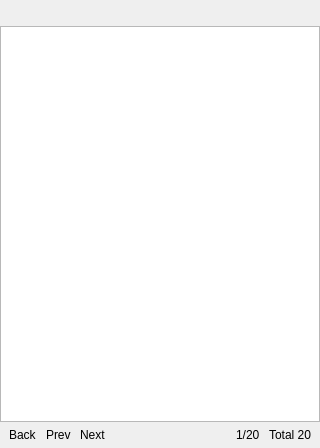
<?xml version="1.0" encoding="UTF-8"?>
<ui version="4.0">
 <class>EditFilterWidget</class>
 <widget class="QWidget" name="EditFilterWidget">
  <property name="geometry">
   <rect>
    <x>0</x>
    <y>0</y>
    <width>320</width>
    <height>448</height>
   </rect>
  </property>
  <property name="windowTitle">
   <string>EditFilterWidget</string>
  </property>
  <layout class="QVBoxLayout" name="verticalLayout">
   <property name="spacing">
    <number>0</number>
   </property>
   <property name="leftMargin">
    <number>0</number>
   </property>
   <property name="topMargin">
    <number>0</number>
   </property>
   <property name="rightMargin">
    <number>0</number>
   </property>
   <property name="bottomMargin">
    <number>0</number>
   </property>
   <item>
    <widget class="QLabel" name="labelTip">
     <property name="minimumSize">
      <size>
       <width>0</width>
       <height>26</height>
      </size>
     </property>
     <property name="maximumSize">
      <size>
       <width>16777215</width>
       <height>26</height>
      </size>
     </property>
     <property name="text">
      <string/>
     </property>
     <property name="alignment">
      <set>Qt::AlignCenter</set>
     </property>
    </widget>
   </item>
   <item>
    <widget class="QStackedWidget" name="stackedWidget">
     <property name="currentIndex">
      <number>1</number>
     </property>
     <widget class="QWidget" name="pageSearch">
      <layout class="QVBoxLayout" name="verticalLayout_2">
       <property name="spacing">
        <number>0</number>
       </property>
       <property name="leftMargin">
        <number>0</number>
       </property>
       <property name="topMargin">
        <number>0</number>
       </property>
       <property name="rightMargin">
        <number>0</number>
       </property>
       <property name="bottomMargin">
        <number>0</number>
       </property>
       <item>
        <widget class="EditFilterTreeView" name="treeViewSearch"/>
       </item>
      </layout>
     </widget>
     <widget class="QWidget" name="pageSearchDetail">
      <layout class="QVBoxLayout" name="verticalLayout_3">
       <property name="spacing">
        <number>0</number>
       </property>
       <property name="leftMargin">
        <number>0</number>
       </property>
       <property name="topMargin">
        <number>0</number>
       </property>
       <property name="rightMargin">
        <number>0</number>
       </property>
       <property name="bottomMargin">
        <number>0</number>
       </property>
       <item>
        <widget class="EditFilterListView" name="listViewSearch"/>
       </item>
       <item>
        <widget class="QWidget" name="searchDetailDownRow" native="true">
         <property name="minimumSize">
          <size>
           <width>0</width>
           <height>26</height>
          </size>
         </property>
         <property name="maximumSize">
          <size>
           <width>16777215</width>
           <height>26</height>
          </size>
         </property>
         <layout class="QHBoxLayout" name="horizontalLayout_7">
          <property name="spacing">
           <number>9</number>
          </property>
          <property name="leftMargin">
           <number>9</number>
          </property>
          <property name="topMargin">
           <number>0</number>
          </property>
          <property name="rightMargin">
           <number>9</number>
          </property>
          <property name="bottomMargin">
           <number>0</number>
          </property>
          <item>
           <widget class="ClickableLabel" name="labelReturn">
            <property name="text">
             <string>Back</string>
            </property>
           </widget>
          </item>
          <item>
           <widget class="ClickableLabel" name="labelPageUp">
            <property name="text">
             <string>Prev</string>
            </property>
           </widget>
          </item>
          <item>
           <widget class="ClickableLabel" name="labelPageDown">
            <property name="text">
             <string>Next</string>
            </property>
           </widget>
          </item>
          <item>
           <spacer name="horizontalSpacer_4">
            <property name="orientation">
             <enum>Qt::Horizontal</enum>
            </property>
            <property name="sizeHint" stdset="0">
             <size>
              <width>40</width>
              <height>20</height>
             </size>
            </property>
           </spacer>
          </item>
          <item>
           <widget class="QLabel" name="labelPageAll">
            <property name="text">
             <string>1/20</string>
            </property>
           </widget>
          </item>
          <item>
           <widget class="QLabel" name="labelPageCount">
            <property name="text">
             <string>Total 20</string>
            </property>
           </widget>
          </item>
         </layout>
        </widget>
       </item>
      </layout>
     </widget>
    </widget>
   </item>
  </layout>
 </widget>
 <layoutdefault spacing="6" margin="11"/>
 <customwidgets>
  <customwidget>
   <class>ClickableLabel</class>
   <extends>QLabel</extends>
   <header location="global">clickablelabel.h</header>
  </customwidget>
  <customwidget>
   <class>EditFilterTreeView</class>
   <extends>QTreeView</extends>
   <header location="global">editfiltertreeview.h</header>
  </customwidget>
  <customwidget>
   <class>EditFilterListView</class>
   <extends>QListView</extends>
   <header location="global">editfilterlistview.h</header>
  </customwidget>
 </customwidgets>
 <resources/>
 <connections/>
</ui>
